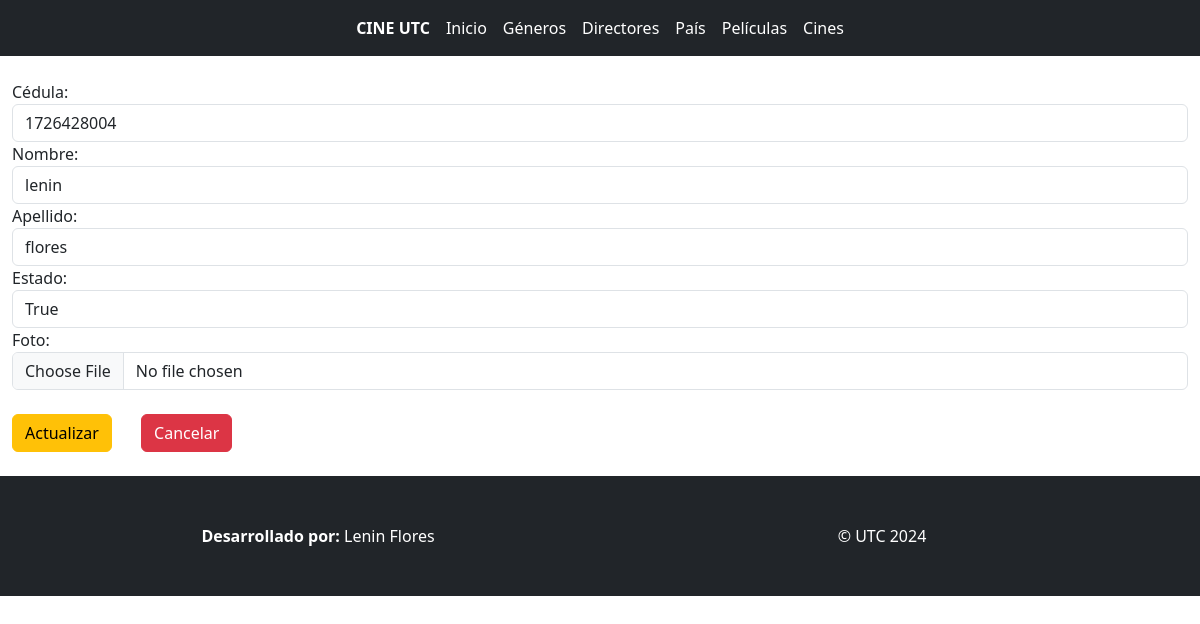
Page /editarDirector/8 on the committed database.
### Aplicaciones/Cartelera/models.py (models this page shows, shortened)
class Director (models.Model):
    id=models.AutoField(primary_key=True)
    dni=models.CharField(max_length=15)
    nombre=models.CharField(max_length=50)
    apellido=models.CharField(max_length=50)
    estado=models.BooleanField(default=True)
    foto=models.FileField(upload_to='directores',null=True,blank=True)

### Aplicaciones/Cartelera/views.py (the view)
# urls.py: path("editarDirector/<id>", views.editarDirector, name="editarDirector"),
def editarDirector(request,id):
    directorEditar = Director.objects.get(id=id)
    return render(request, 'editarDirector.html',{'directorEditar':directorEditar})

### Aplicaciones/Cartelera/templates/editarDirector.html (shortened to what this page needs)
{% extends "./plantilla.html" %}
{% block body %}
<br>
<div class="container-fluid">
    <div class="=row">
        <div class="col-md-12">
            <form action="{% url 'procesarActualizacionDirector' %}" enctype="multipart/form-data" method="post">
                <label for="">Cédula:</label>
                <input type="text" name="dni" id="dni" class="form-control" value="{{directorEditar.dni}}">
                <label for="">Nombre:</label>
                <input type="text" name="nombre" id="nombre" class="form-control" value="{{directorEditar.nombre}}">
                <label for="">Apellido:</label>
                <input type="text" name="apellido" id="apellido" class="form-control" value="{{directorEditar.apellido}}">
                <label for="">Estado:</label>
                <select name="estado" id="estado" class="form-control">
                    <option value="True">True</option>
                </select>
                <label for="">Foto:</label>
                <div class="input-group">
                    <input type="file" name="foto" id="foto" accept="image/*" class="form-control">
                </div>
                <br>
                <button type="submit" class="btn btn-warning">Actualizar</button>
                <a href="{% url 'listadoDirectores' %}" class="btn btn-danger">Cancelar</a>
            </form>
        </div>
    </div>
</div>
<br>
{% endblock %}

### rows in the picture
Director: dni "1726428004", nombre "lenin", apellido "flores"
